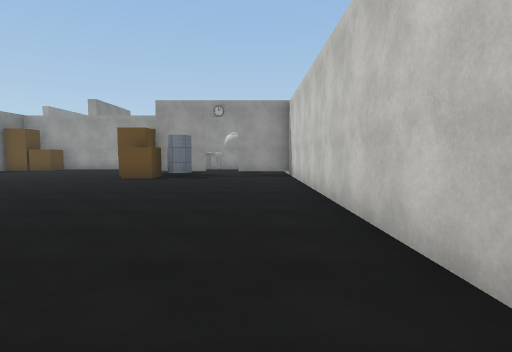
view 1 (above)

20 first-person views from a walk through a scene from a Unity 3-D project. The camera is 1.5 m above the floor, tilts 4° down and sees 80° across. The floor is counted in squares, 2 m on a side. Each view is taken from the middle of a square. On the plan, view 1 faces up. The plan holds only what a view shows up to about 10 squares ahead; the rest is blank. The place goes on beyond the plan. Some animated figures are not drawn. Door leaves are left out, so doorways stand open. Some surface patterns are stand-ins.

view 2
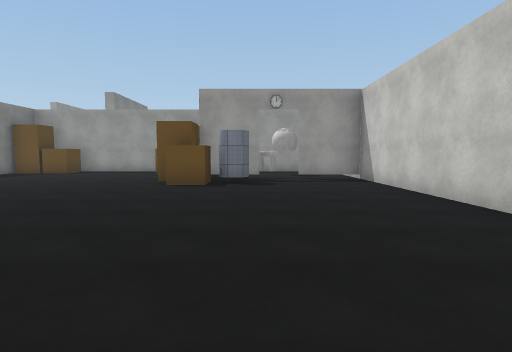

view 3
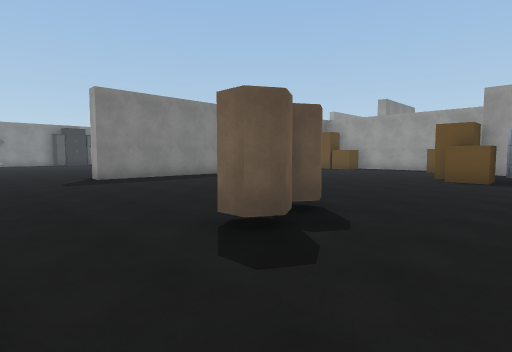

view 4
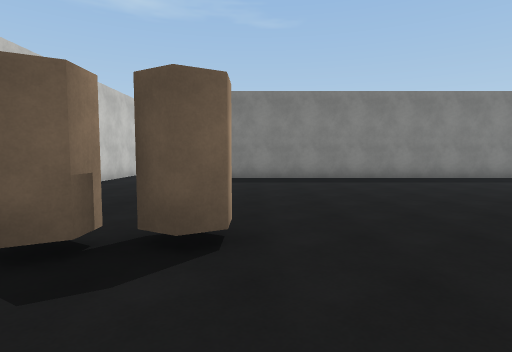

view 5
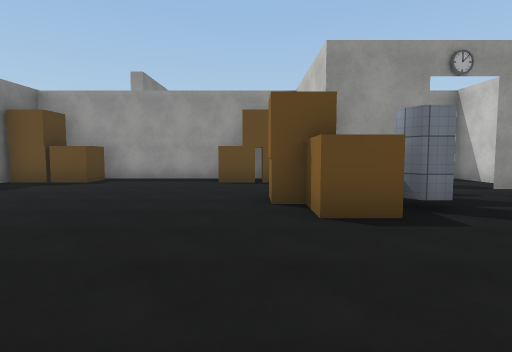

view 6
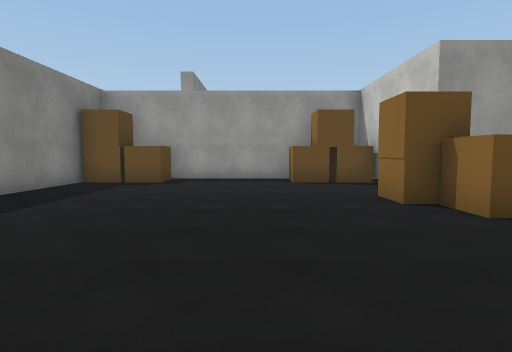

view 7
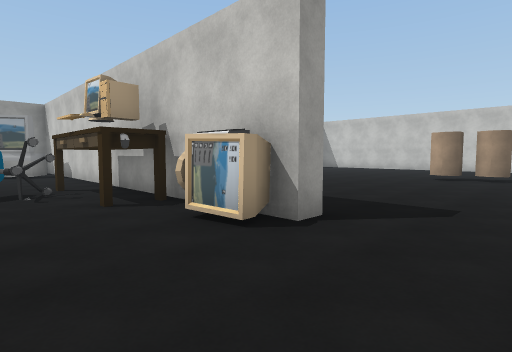

view 8
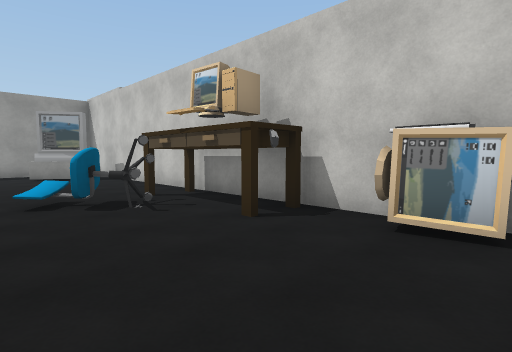

view 9
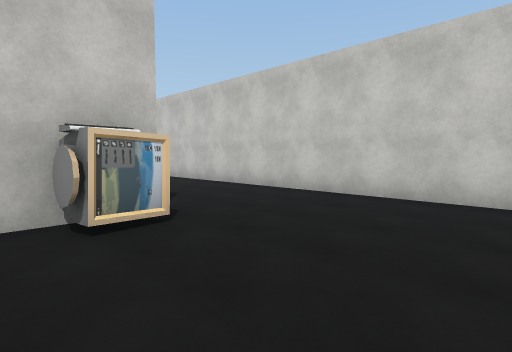

view 10
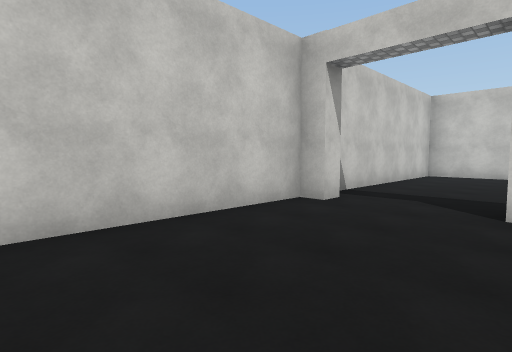

view 11
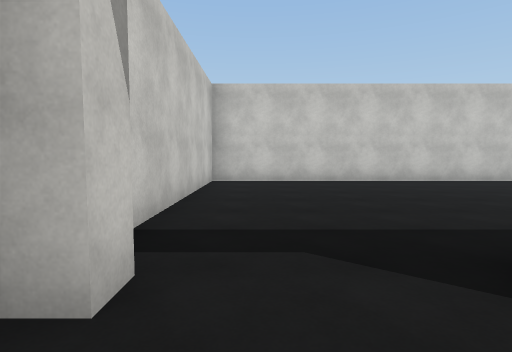

view 12
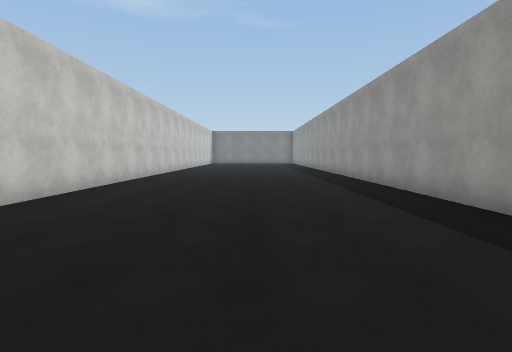

view 13
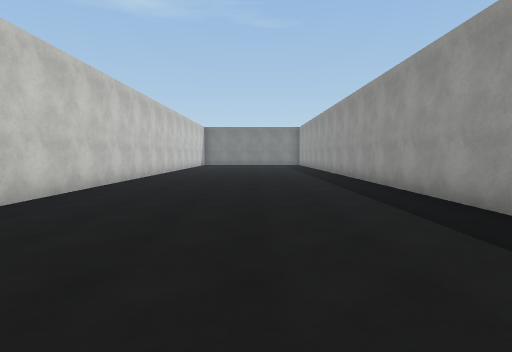

view 14
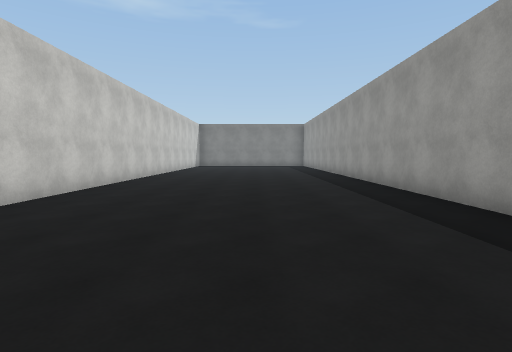

view 15
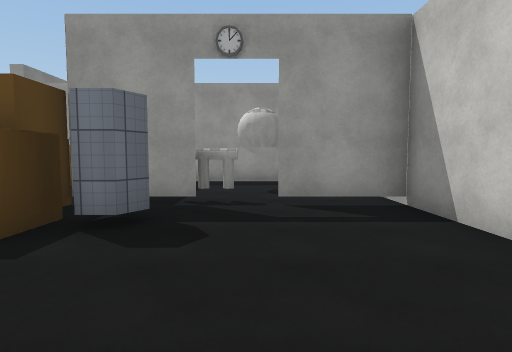

view 16
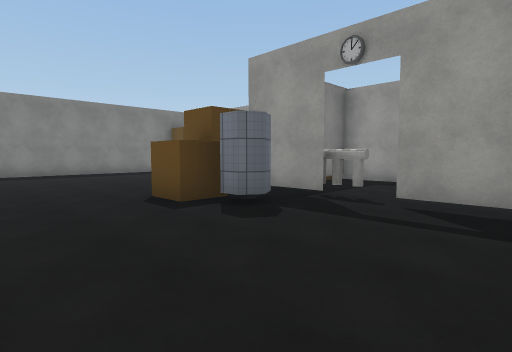

view 17
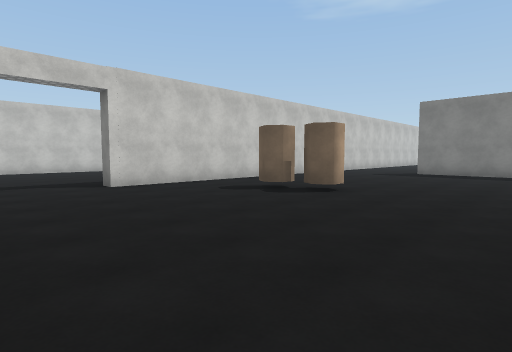

view 18
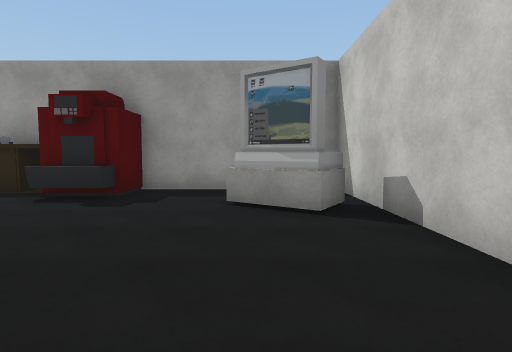

view 19
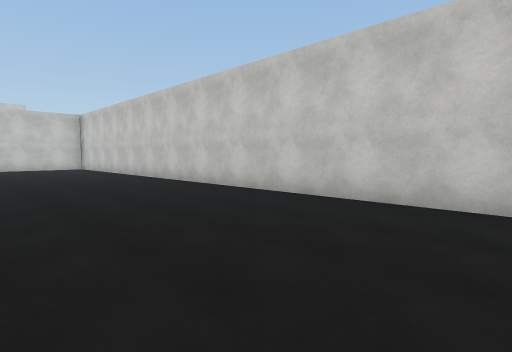

view 20
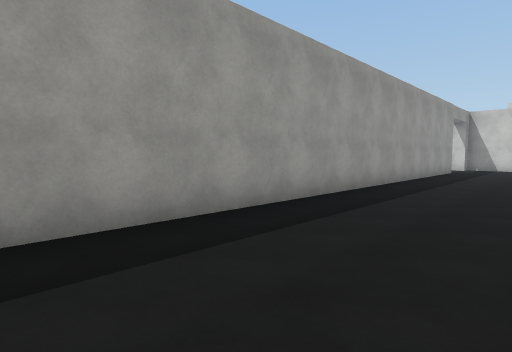

### Floor plan
Points are (right, up) in squares from view 1. A wall is a line through its corners. A room is listed if a view was taken in it or the views show most of it. See-through windows are left out.
Room 1 (views 1, 2, 3, 4, 5, 6, 7, 8, 9, 10, 11, 15, 16, 17, 18)
walls: (-4.9, 3.1) (-5.1, 3.4) (-4.8, 3.8) (-4.4, 3.8) (-4.2, 3.4) (-4.4, 3.1); (-4.5, 2.7) (-4.1, 2.7) (-3.9, 2.3) (-4.1, 2) (-4.5, 2) (-4.7, 2.3) (-4.5, 2.7); (-2.4, 10.8) (-2.2, 10.4) (-2.4, 10) (-2.8, 10) (-3.1, 10.5); (-2.4, 11.5) (-3.8, 11.5); (-13.2, 12.8) (-13.9, 13.2); (-3.7, 14) (-3.7, 14.5); (-11.7, 14.5) (-11.7, 3.1) (-12.2, 3.1) (-12.2, 15.6); (-3.9, 15.6) (-9.9, 15.6); (-14.2, 15.6) (-16.5, 15.6); (-15.6, -0.4) (-1.6, -0.4); (0.8, -0.4) (1.3, -0.4) (1.3, 11.5) (-0.8, 11.5)
ways out: opening at (-0.5, -1) to room 2; opening at (-1.5, 12)
objects: other object (-16, 15); other object (-15, 7) to (-14, 8); other object (-14, 14) to (-13, 14); other object (-13, 4); other object (-13, 6); other object (-13, 8); other object (-11, 15); other object (-10, 15); other object (-6, 15); other object (-5, 15); other object (-4, 10); other object (-4, 11); other object (-2, 12)
Room 2 (views 12, 13, 14, 19, 20)
walls: (-3.6, -0.8) (-16.1, -0.8); (-1.6, -0.4) (-1.6, -0.9); (0.8, -0.9) (0.8, -0.4); (-16, -7.7) (1.3, -7.7) (1.3, -1.6)
ways out: opening at (-0.5, -1) to room 1

Where each view was taken, in squares from view 1:
view 1: 0 up, 0 right, facing up
view 2: 2 up, 2 left, facing up
view 3: 0 up, 2 left, facing up-left
view 4: 4 up, 2 left, facing left
view 5: 6 up, 5 left, facing up
view 6: 6 up, 7 left, facing up
view 7: 1 up, 15 left, facing up-right
view 8: 3 up, 16 left, facing up-right
view 9: 5 up, 16 left, facing down-right
view 10: 4 up, 2 left, facing down-right
view 11: 1 up, 0 right, facing down
view 12: 4 down, 0 right, facing left
view 13: 4 down, 4 left, facing left
view 14: 4 down, 6 left, facing left
view 15: 7 up, 1 left, facing up
view 16: 7 up, 1 right, facing up-left
view 17: 7 up, 1 right, facing down-left
view 18: 9 up, 14 left, facing up
view 19: 3 down, 16 left, facing down-right
view 20: 4 down, 16 left, facing up-right
